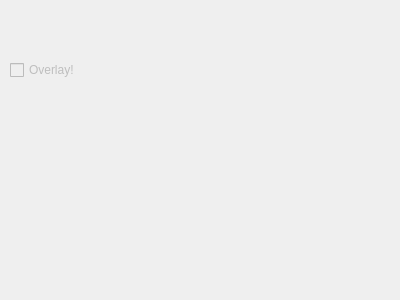
<?xml version="1.0" encoding="UTF-8"?>
<ui version="4.0">
 <class>MainWindow</class>
 <widget class="QMainWindow" name="MainWindow">
  <property name="enabled">
   <bool>false</bool>
  </property>
  <property name="geometry">
   <rect>
    <x>0</x>
    <y>0</y>
    <width>400</width>
    <height>300</height>
   </rect>
  </property>
  <property name="windowTitle">
   <string>MainWindow</string>
  </property>
  <widget class="QWidget" name="centralWidget">
   <widget class="QCheckBox" name="checkBox">
    <property name="geometry">
     <rect>
      <x>10</x>
      <y>60</y>
      <width>81</width>
      <height>20</height>
     </rect>
    </property>
    <property name="text">
     <string>Overlay!</string>
    </property>
   </widget>
  </widget>
 </widget>
 <layoutdefault spacing="6" margin="11"/>
 <resources/>
 <connections/>
</ui>
